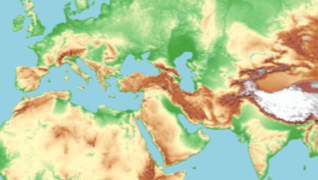
#> input picture mapa2.png, 318 x 180 px
$ python progowanie.py
#> lines starting #> are read from the running program, lines starting #| are printed output that depends on the picture
from PIL import Image
import numpy as np


def proguj_kolory(photo_rgb):
    r, g, b = photo_rgb

    if b > 185 and r < 175 and g < 220: #niebieski
        return 0
    elif g > 100 and b < 190 and r < 155: #zielony
        return 1
    elif r > 150 and g < 145 and b < 130:  #czerwony
        return 3
    elif r > 150 and g > 100 and b < 225: #żółty
        return 2
    else: #szarość
        return 4

def wyswietl_mape(mapa_progowana):
    #Określenie kolorów dla każdej wartości:
    #0 Niebieski, 1 Zielony, 2 Żółty, 3 Czerwony, 4 Szary, 5 Błękitny
    kolory = {
        0: (0, 0, 255),  #Niebieski (woda)
        1: (0, 255, 0),  #Zielony (niziny)
        2: (255, 255, 0),  #Żółty (wyżyny)
        3: (255, 0, 0),  #Czerwony (góry)
        4: (128, 128, 128),  #Szary (wysokie góry)
        5: (51, 255, 255) #Błęktiny (tereny zalane)
    }

    wys = mapa_progowana.shape[0]
    szer = mapa_progowana.shape[1]
    obraz = Image.new("RGB", (szer, wys))

    #Wypełnienie obrazu odpowiednimi kolorami
    for y in range(wys):
        for x in range(szer):
            wartosc = mapa_progowana[y, x]
            obraz.putpixel((x, y), kolory[wartosc])

    # Wyświetlenie obrazu
    obraz.show()

def run_prog():
    mapa = 'mapa2.png'
    img = Image.open(mapa)
#> img is the input picture: PIL image 318x180 RGBA; mean R, G, B, A 187.5, 203.2, 160.5, 255
    img = img.convert("RGB")
#> img: PIL image 318x180 RGB

    mapa_progowana = np.zeros((img.height, img.width), dtype = int)

    for y in range(img.height):
        for x in range(img.width):
            kolor = img.getpixel((x,y))
            mapa_progowana[y,x] = proguj_kolory(kolor)
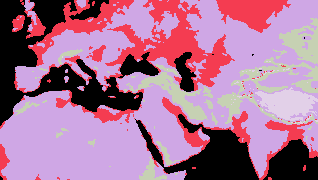
#> mapa_progowana: shape (180, 318) int64; 5 distinct labels, from 0 to 4; one colour per label, 0 black

    #wyswietl_mape(mapa_progowana)
    return mapa_progowana

run_prog()
